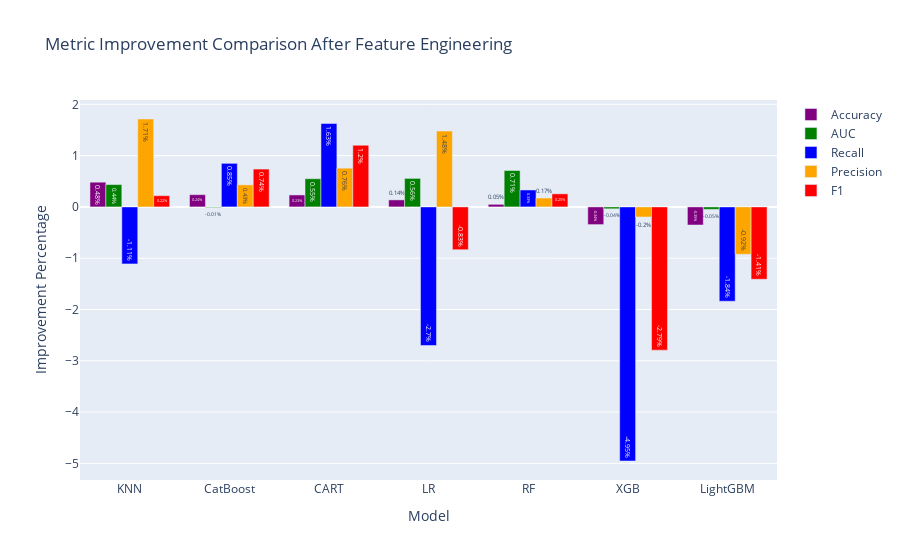

Here is the notebook cell this chart was saved with:
### Markdown cell above
# 24. Metric Improvement Comparison After Feature Engineering

### Code cell
# Dictionary containing the updated metric results
base_metrics = {
    "Model": ["LR", "KNN", "CART", "RF", "XGB", "LightGBM", "CatBoost"],
    "Accuracy": [base_models_metrics[0]['Accuracy'], base_models_metrics[1]['Accuracy'],
                 base_models_metrics[2]['Accuracy'], base_models_metrics[3]['Accuracy'],
                 base_models_metrics[4]['Accuracy'], base_models_metrics[5]['Accuracy'],
                 base_models_metrics[6]['Accuracy']],
    "AUC": [base_models_metrics[0]['AUC'], base_models_metrics[1]['AUC'],
            base_models_metrics[2]['AUC'], base_models_metrics[3]['AUC'],
            base_models_metrics[4]['AUC'], base_models_metrics[5]['AUC'],
            base_models_metrics[6]['AUC']],
    "Recall": [base_models_metrics[0]['Recall'], base_models_metrics[1]['Recall'],
               base_models_metrics[2]['Recall'], base_models_metrics[3]['Recall'],
               base_models_metrics[4]['Recall'], base_models_metrics[5]['Recall'],
               base_models_metrics[6]['Recall']],
    "Precision": [base_models_metrics[0]['Precision'], base_models_metrics[1]['Precision'],
                  base_models_metrics[2]['Precision'], base_models_metrics[3]['Precision'],
                  base_models_metrics[4]['Precision'], base_models_metrics[5]['Precision'],
                  base_models_metrics[6]['Precision']],
    "F1": [base_models_metrics[0]['F1'], base_models_metrics[1]['F1'],
           base_models_metrics[2]['F1'], base_models_metrics[3]['F1'],
           base_models_metrics[4]['F1'], base_models_metrics[5]['F1'],
           base_models_metrics[6]['F1']]
}

last_metrics = {
    "Model": ["LR", "KNN", "CART", "RF", "XGB", "LightGBM", "CatBoost"],
    "Accuracy": [last_models_metrics[0]['Accuracy'], last_models_metrics[1]['Accuracy'],
                 last_models_metrics[2]['Accuracy'], last_models_metrics[3]['Accuracy'],
                 last_models_metrics[4]['Accuracy'], last_models_metrics[5]['Accuracy'],
                 last_models_metrics[6]['Accuracy']],
    "AUC": [last_models_metrics[0]['AUC'], last_models_metrics[1]['AUC'],
            last_models_metrics[2]['AUC'], last_models_metrics[3]['AUC'],
            last_models_metrics[4]['AUC'], last_models_metrics[5]['AUC'],
            last_models_metrics[6]['AUC']],
    "Recall": [last_models_metrics[0]['Recall'], last_models_metrics[1]['Recall'],
               last_models_metrics[2]['Recall'], last_models_metrics[3]['Recall'],
               last_models_metrics[4]['Recall'], last_models_metrics[5]['Recall'],
               last_models_metrics[6]['Recall']],
    "Precision": [last_models_metrics[0]['Precision'], last_models_metrics[1]['Precision'],
                  last_models_metrics[2]['Precision'], last_models_metrics[3]['Precision'],
                  last_models_metrics[4]['Precision'], last_models_metrics[5]['Precision'],
                  last_models_metrics[6]['Precision']],
    "F1": [last_models_metrics[0]['F1'], last_models_metrics[1]['F1'],
           last_models_metrics[2]['F1'], last_models_metrics[3]['F1'],
           last_models_metrics[4]['F1'], last_models_metrics[5]['F1'],
           last_models_metrics[6]['F1']]
}

# Creating DataFrames from the metric dictionaries
base_results_df = pd.DataFrame(base_metrics)
last_results_df = pd.DataFrame(last_metrics)

# Calculating the improvement percentages for each metric
improvement_df = pd.DataFrame()
improvement_df["Model"] = base_results_df["Model"]
improvement_df["Accuracy"] = ((last_results_df["Accuracy"] - base_results_df["Accuracy"]) / base_results_df["Accuracy"]) * 100
improvement_df["AUC"] = ((last_results_df["AUC"] - base_results_df["AUC"]) / base_results_df["AUC"]) * 100
improvement_df["Recall"] = ((last_results_df["Recall"] - base_results_df["Recall"]) / base_results_df["Recall"]) * 100
improvement_df["Precision"] = ((last_results_df["Precision"] - base_results_df["Precision"]) / base_results_df["Precision"]) * 100
improvement_df["F1"] = ((last_results_df["F1"] - base_results_df["F1"]) / base_results_df["F1"]) * 100

# Sorting the DataFrame by accuracy improvement in descending order
improvement_df = improvement_df.sort_values(by="Accuracy", ascending=False)

# Creating the figure for the graph
fig = go.Figure()

# Adding traces for each metric in the specified order
for metric, color in zip(["Accuracy", "AUC", "Recall", "Precision", "F1"], colors):
    fig.add_trace(go.Bar(
        x=improvement_df["Model"],
        y=improvement_df[metric],
        marker_color=color,
        name=metric,
        text=improvement_df[metric].apply(lambda x: f"{round(x, 2)}%"),
        textposition='auto'
    ))

# Setting axis labels and title
fig.update_layout(
    xaxis_title="Model",
    yaxis_title="Improvement Percentage",
    title="Metric Improvement Comparison After Feature Engineering"
)

# Displaying the graph
fig.show(block=True)

### Figure 1 — Plotly figure (JSON) as saved in the notebook; plotly's stock layout.template omitted (floating-point values rounded to 4 significant figures)
{"data": [{"marker": {"color": "purple"}, "name": "Accuracy", "text": ["0.48%", "0.24%", "0.23%", "0.14%", "0.05%", "-0.34%", "-0.35%"], "textposition": "auto", "type": "bar", "x": ["KNN", "CatBoost", "CART", "LR", "RF", "XGB", "LightGBM"], "y": [0.4821, 0.2385, 0.2331, 0.1368, 0.0507, -0.3447, -0.3525]}, {"marker": {"color": "green"}, "name": "AUC", "text": ["0.44%", "-0.01%", "0.55%", "0.56%", "0.71%", "-0.04%", "-0.05%"], "textposition": "auto", "type": "bar", "x": ["KNN", "CatBoost", "CART", "LR", "RF", "XGB", "LightGBM"], "y": [0.4358, -0.01191, 0.5499, 0.5561, 0.7097, -0.03662, -0.04782]}, {"marker": {"color": "blue"}, "name": "Recall", "text": ["-1.11%", "0.85%", "1.63%", "-2.7%", "0.33%", "-4.95%", "-1.84%"], "textposition": "auto", "type": "bar", "x": ["KNN", "CatBoost", "CART", "LR", "RF", "XGB", "LightGBM"], "y": [-1.11, 0.8496, 1.627, -2.701, 0.3304, -4.954, -1.838]}, {"marker": {"color": "orange"}, "name": "Precision", "text": ["1.71%", "0.43%", "0.76%", "1.48%", "0.17%", "-0.2%", "-0.92%"], "textposition": "auto", "type": "bar", "x": ["KNN", "CatBoost", "CART", "LR", "RF", "XGB", "LightGBM"], "y": [1.714, 0.43, 0.7553, 1.48, 0.1733, -0.197, -0.9235]}, {"marker": {"color": "red"}, "name": "F1", "text": ["0.22%", "0.74%", "1.2%", "-0.83%", "0.25%", "-2.79%", "-1.41%"], "textposition": "auto", "type": "bar", "x": ["KNN", "CatBoost", "CART", "LR", "RF", "XGB", "LightGBM"], "y": [0.219, 0.7379, 1.203, -0.8349, 0.2549, -2.792, -1.41]}], "layout": {"title": {"text": "Metric Improvement Comparison After Feature Engineering"}, "xaxis": {"title": {"text": "Model"}}, "yaxis": {"title": {"text": "Improvement Percentage"}}}}
